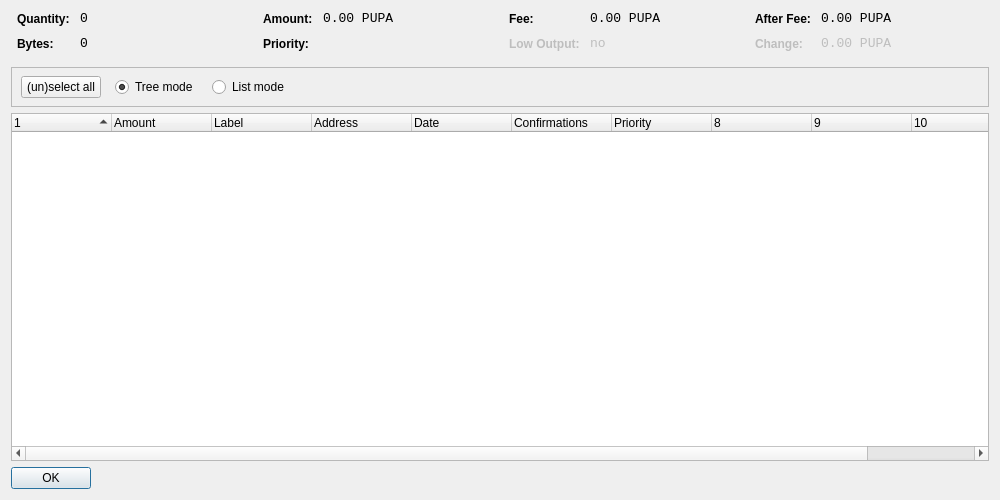
<?xml version="1.0" encoding="UTF-8"?>
<ui version="4.0">
 <class>CoinControlDialog</class>
 <widget class="QDialog" name="CoinControlDialog">
  <property name="geometry">
   <rect>
    <x>0</x>
    <y>0</y>
    <width>1000</width>
    <height>500</height>
   </rect>
  </property>
  <property name="windowTitle">
   <string>Coin Control</string>
  </property>
  <layout class="QVBoxLayout" name="verticalLayout">
   <item>
    <layout class="QHBoxLayout" name="horizontalLayoutTop" stretch="0,0,0,0">
     <property name="topMargin">
      <number>0</number>
     </property>
     <property name="bottomMargin">
      <number>10</number>
     </property>
     <item>
      <layout class="QFormLayout" name="formLayoutCoinControl1">
       <property name="horizontalSpacing">
        <number>10</number>
       </property>
       <property name="verticalSpacing">
        <number>10</number>
       </property>
       <property name="leftMargin">
        <number>6</number>
       </property>
       <property name="rightMargin">
        <number>6</number>
       </property>
       <item row="0" column="0">
        <widget class="QLabel" name="labelCoinControlQuantityText">
         <property name="styleSheet">
          <string notr="true">font-weight:bold;</string>
         </property>
         <property name="text">
          <string>Quantity:</string>
         </property>
        </widget>
       </item>
       <item row="0" column="1">
        <widget class="QLabel" name="labelCoinControlQuantity">
         <property name="font">
          <font>
           <family>Monospace</family>
           <pointsize>10</pointsize>
          </font>
         </property>
         <property name="cursor">
          <cursorShape>IBeamCursor</cursorShape>
         </property>
         <property name="contextMenuPolicy">
          <enum>Qt::ActionsContextMenu</enum>
         </property>
         <property name="text">
          <string notr="true">0</string>
         </property>
         <property name="textInteractionFlags">
          <set>Qt::LinksAccessibleByMouse|Qt::TextSelectableByKeyboard|Qt::TextSelectableByMouse</set>
         </property>
        </widget>
       </item>
       <item row="1" column="0">
        <widget class="QLabel" name="labelCoinControlBytesText">
         <property name="styleSheet">
          <string notr="true">font-weight:bold;</string>
         </property>
         <property name="text">
          <string>Bytes:</string>
         </property>
        </widget>
       </item>
       <item row="1" column="1">
        <widget class="QLabel" name="labelCoinControlBytes">
         <property name="font">
          <font>
           <family>Monospace</family>
           <pointsize>10</pointsize>
          </font>
         </property>
         <property name="cursor">
          <cursorShape>IBeamCursor</cursorShape>
         </property>
         <property name="contextMenuPolicy">
          <enum>Qt::ActionsContextMenu</enum>
         </property>
         <property name="text">
          <string notr="true">0</string>
         </property>
         <property name="textInteractionFlags">
          <set>Qt::LinksAccessibleByMouse|Qt::TextSelectableByKeyboard|Qt::TextSelectableByMouse</set>
         </property>
        </widget>
       </item>
      </layout>
     </item>
     <item>
      <layout class="QFormLayout" name="formLayoutCoinControl2">
       <property name="horizontalSpacing">
        <number>10</number>
       </property>
       <property name="verticalSpacing">
        <number>10</number>
       </property>
       <property name="leftMargin">
        <number>6</number>
       </property>
       <property name="rightMargin">
        <number>6</number>
       </property>
       <item row="0" column="0">
        <widget class="QLabel" name="labelCoinControlAmountText">
         <property name="styleSheet">
          <string notr="true">font-weight:bold;</string>
         </property>
         <property name="text">
          <string>Amount:</string>
         </property>
        </widget>
       </item>
       <item row="0" column="1">
        <widget class="QLabel" name="labelCoinControlAmount">
         <property name="font">
          <font>
           <family>Monospace</family>
           <pointsize>10</pointsize>
          </font>
         </property>
         <property name="cursor">
          <cursorShape>IBeamCursor</cursorShape>
         </property>
         <property name="contextMenuPolicy">
          <enum>Qt::ActionsContextMenu</enum>
         </property>
         <property name="text">
          <string notr="true">0.00 PUPA</string>
         </property>
         <property name="textInteractionFlags">
          <set>Qt::LinksAccessibleByMouse|Qt::TextSelectableByKeyboard|Qt::TextSelectableByMouse</set>
         </property>
        </widget>
       </item>
       <item row="1" column="0">
        <widget class="QLabel" name="labelCoinControlPriorityText">
         <property name="styleSheet">
          <string notr="true">font-weight:bold;</string>
         </property>
         <property name="text">
          <string>Priority:</string>
         </property>
        </widget>
       </item>
       <item row="1" column="1">
        <widget class="QLabel" name="labelCoinControlPriority">
         <property name="font">
          <font>
           <family>Monospace</family>
           <pointsize>10</pointsize>
          </font>
         </property>
         <property name="cursor">
          <cursorShape>IBeamCursor</cursorShape>
         </property>
         <property name="contextMenuPolicy">
          <enum>Qt::ActionsContextMenu</enum>
         </property>
         <property name="text">
          <string/>
         </property>
         <property name="textInteractionFlags">
          <set>Qt::LinksAccessibleByMouse|Qt::TextSelectableByKeyboard|Qt::TextSelectableByMouse</set>
         </property>
        </widget>
       </item>
      </layout>
     </item>
     <item>
      <layout class="QFormLayout" name="formLayoutCoinControl3">
       <property name="horizontalSpacing">
        <number>10</number>
       </property>
       <property name="verticalSpacing">
        <number>10</number>
       </property>
       <property name="leftMargin">
        <number>6</number>
       </property>
       <property name="rightMargin">
        <number>6</number>
       </property>
       <item row="0" column="0">
        <widget class="QLabel" name="labelCoinControlFeeText">
         <property name="styleSheet">
          <string notr="true">font-weight:bold;</string>
         </property>
         <property name="text">
          <string>Fee:</string>
         </property>
        </widget>
       </item>
       <item row="0" column="1">
        <widget class="QLabel" name="labelCoinControlFee">
         <property name="font">
          <font>
           <family>Monospace</family>
           <pointsize>10</pointsize>
          </font>
         </property>
         <property name="cursor">
          <cursorShape>IBeamCursor</cursorShape>
         </property>
         <property name="contextMenuPolicy">
          <enum>Qt::ActionsContextMenu</enum>
         </property>
         <property name="text">
          <string notr="true">0.00 PUPA</string>
         </property>
         <property name="textInteractionFlags">
          <set>Qt::LinksAccessibleByMouse|Qt::TextSelectableByKeyboard|Qt::TextSelectableByMouse</set>
         </property>
        </widget>
       </item>
       <item row="1" column="0">
        <widget class="QLabel" name="labelCoinControlLowOutputText">
         <property name="enabled">
          <bool>false</bool>
         </property>
         <property name="styleSheet">
          <string notr="true">font-weight:bold;</string>
         </property>
         <property name="text">
          <string>Low Output:</string>
         </property>
        </widget>
       </item>
       <item row="1" column="1">
        <widget class="QLabel" name="labelCoinControlLowOutput">
         <property name="enabled">
          <bool>false</bool>
         </property>
         <property name="font">
          <font>
           <family>Monospace</family>
           <pointsize>10</pointsize>
          </font>
         </property>
         <property name="cursor">
          <cursorShape>IBeamCursor</cursorShape>
         </property>
         <property name="contextMenuPolicy">
          <enum>Qt::ActionsContextMenu</enum>
         </property>
         <property name="text">
          <string notr="true">no</string>
         </property>
         <property name="textInteractionFlags">
          <set>Qt::LinksAccessibleByMouse|Qt::TextSelectableByKeyboard|Qt::TextSelectableByMouse</set>
         </property>
        </widget>
       </item>
      </layout>
     </item>
     <item>
      <layout class="QFormLayout" name="formLayoutCoinControl4">
       <property name="horizontalSpacing">
        <number>10</number>
       </property>
       <property name="verticalSpacing">
        <number>10</number>
       </property>
       <property name="leftMargin">
        <number>6</number>
       </property>
       <property name="rightMargin">
        <number>6</number>
       </property>
       <item row="0" column="0">
        <widget class="QLabel" name="labelCoinControlAfterFeeText">
         <property name="styleSheet">
          <string notr="true">font-weight:bold;</string>
         </property>
         <property name="text">
          <string>After Fee:</string>
         </property>
        </widget>
       </item>
       <item row="0" column="1">
        <widget class="QLabel" name="labelCoinControlAfterFee">
         <property name="font">
          <font>
           <family>Monospace</family>
           <pointsize>10</pointsize>
          </font>
         </property>
         <property name="cursor">
          <cursorShape>IBeamCursor</cursorShape>
         </property>
         <property name="contextMenuPolicy">
          <enum>Qt::ActionsContextMenu</enum>
         </property>
         <property name="text">
          <string notr="true">0.00 PUPA</string>
         </property>
         <property name="textInteractionFlags">
          <set>Qt::LinksAccessibleByMouse|Qt::TextSelectableByKeyboard|Qt::TextSelectableByMouse</set>
         </property>
        </widget>
       </item>
       <item row="1" column="0">
        <widget class="QLabel" name="labelCoinControlChangeText">
         <property name="enabled">
          <bool>false</bool>
         </property>
         <property name="styleSheet">
          <string notr="true">font-weight:bold;</string>
         </property>
         <property name="text">
          <string>Change:</string>
         </property>
        </widget>
       </item>
       <item row="1" column="1">
        <widget class="QLabel" name="labelCoinControlChange">
         <property name="enabled">
          <bool>false</bool>
         </property>
         <property name="font">
          <font>
           <family>Monospace</family>
           <pointsize>10</pointsize>
          </font>
         </property>
         <property name="cursor">
          <cursorShape>IBeamCursor</cursorShape>
         </property>
         <property name="contextMenuPolicy">
          <enum>Qt::ActionsContextMenu</enum>
         </property>
         <property name="text">
          <string notr="true">0.00 PUPA</string>
         </property>
         <property name="textInteractionFlags">
          <set>Qt::LinksAccessibleByMouse|Qt::TextSelectableByKeyboard|Qt::TextSelectableByMouse</set>
         </property>
        </widget>
       </item>
      </layout>
     </item>
    </layout>
   </item>
   <item>
    <widget class="QFrame" name="frame">
     <property name="minimumSize">
      <size>
       <width>0</width>
       <height>40</height>
      </size>
     </property>
     <property name="frameShape">
      <enum>QFrame::StyledPanel</enum>
     </property>
     <property name="frameShadow">
      <enum>QFrame::Sunken</enum>
     </property>
     <widget class="QWidget" name="horizontalLayoutWidget">
      <property name="geometry">
       <rect>
        <x>10</x>
        <y>0</y>
        <width>781</width>
        <height>41</height>
       </rect>
      </property>
      <layout class="QHBoxLayout" name="horizontalLayoutPanel" stretch="0,0,0,0,0">
       <property name="spacing">
        <number>14</number>
       </property>
       <item>
        <widget class="QPushButton" name="pushButtonSelectAll">
         <property name="sizePolicy">
          <sizepolicy hsizetype="Maximum" vsizetype="Fixed">
           <horstretch>0</horstretch>
           <verstretch>0</verstretch>
          </sizepolicy>
         </property>
         <property name="text">
          <string>(un)select all</string>
         </property>
        </widget>
       </item>
       <item>
        <widget class="QRadioButton" name="radioTreeMode">
         <property name="sizePolicy">
          <sizepolicy hsizetype="Maximum" vsizetype="Fixed">
           <horstretch>0</horstretch>
           <verstretch>0</verstretch>
          </sizepolicy>
         </property>
         <property name="text">
          <string>Tree mode</string>
         </property>
         <property name="checked">
          <bool>true</bool>
         </property>
        </widget>
       </item>
       <item>
        <widget class="QRadioButton" name="radioListMode">
         <property name="sizePolicy">
          <sizepolicy hsizetype="Maximum" vsizetype="Fixed">
           <horstretch>0</horstretch>
           <verstretch>0</verstretch>
          </sizepolicy>
         </property>
         <property name="text">
          <string>List mode</string>
         </property>
        </widget>
       </item>
       <item>
        <spacer name="horizontalSpacer">
         <property name="orientation">
          <enum>Qt::Horizontal</enum>
         </property>
         <property name="sizeHint" stdset="0">
          <size>
           <width>40</width>
           <height>20</height>
          </size>
         </property>
        </spacer>
       </item>
      </layout>
     </widget>
    </widget>
   </item>
   <item>
    <widget class="CoinControlTreeWidget" name="treeWidget">
     <property name="contextMenuPolicy">
      <enum>Qt::CustomContextMenu</enum>
     </property>
     <property name="sortingEnabled">
      <bool>false</bool>
     </property>
     <property name="columnCount">
      <number>11</number>
     </property>
     <attribute name="headerShowSortIndicator" stdset="0">
      <bool>true</bool>
     </attribute>
     <attribute name="headerStretchLastSection">
      <bool>false</bool>
     </attribute>
     <column>
      <property name="text">
       <string/>
      </property>
     </column>
     <column>
      <property name="text">
       <string>Amount</string>
      </property>
     </column>
     <column>
      <property name="text">
       <string>Label</string>
      </property>
     </column>
     <column>
      <property name="text">
       <string>Address</string>
      </property>
     </column>
     <column>
      <property name="text">
       <string>Date</string>
      </property>
     </column>
     <column>
      <property name="text">
       <string>Confirmations</string>
      </property>
      <property name="toolTip">
       <string>Confirmed</string>
      </property>
     </column>
     <column>
      <property name="text">
       <string>Priority</string>
      </property>
     </column>
     <column>
      <property name="text">
       <string/>
      </property>
     </column>
     <column>
      <property name="text">
       <string/>
      </property>
     </column>
     <column>
      <property name="text">
       <string/>
      </property>
     </column>
     <column>
      <property name="text">
       <string/>
      </property>
     </column>
    </widget>
   </item>
   <item>
    <widget class="QDialogButtonBox" name="buttonBox">
     <property name="sizePolicy">
      <sizepolicy hsizetype="Maximum" vsizetype="Fixed">
       <horstretch>0</horstretch>
       <verstretch>0</verstretch>
      </sizepolicy>
     </property>
     <property name="orientation">
      <enum>Qt::Horizontal</enum>
     </property>
     <property name="standardButtons">
      <set>QDialogButtonBox::Ok</set>
     </property>
    </widget>
   </item>
  </layout>
 </widget>
 <customwidgets>
  <customwidget>
   <class>CoinControlTreeWidget</class>
   <extends>QTreeWidget</extends>
   <header>coincontroltreewidget.h</header>
  </customwidget>
 </customwidgets>
 <resources/>
 <connections/>
</ui>
